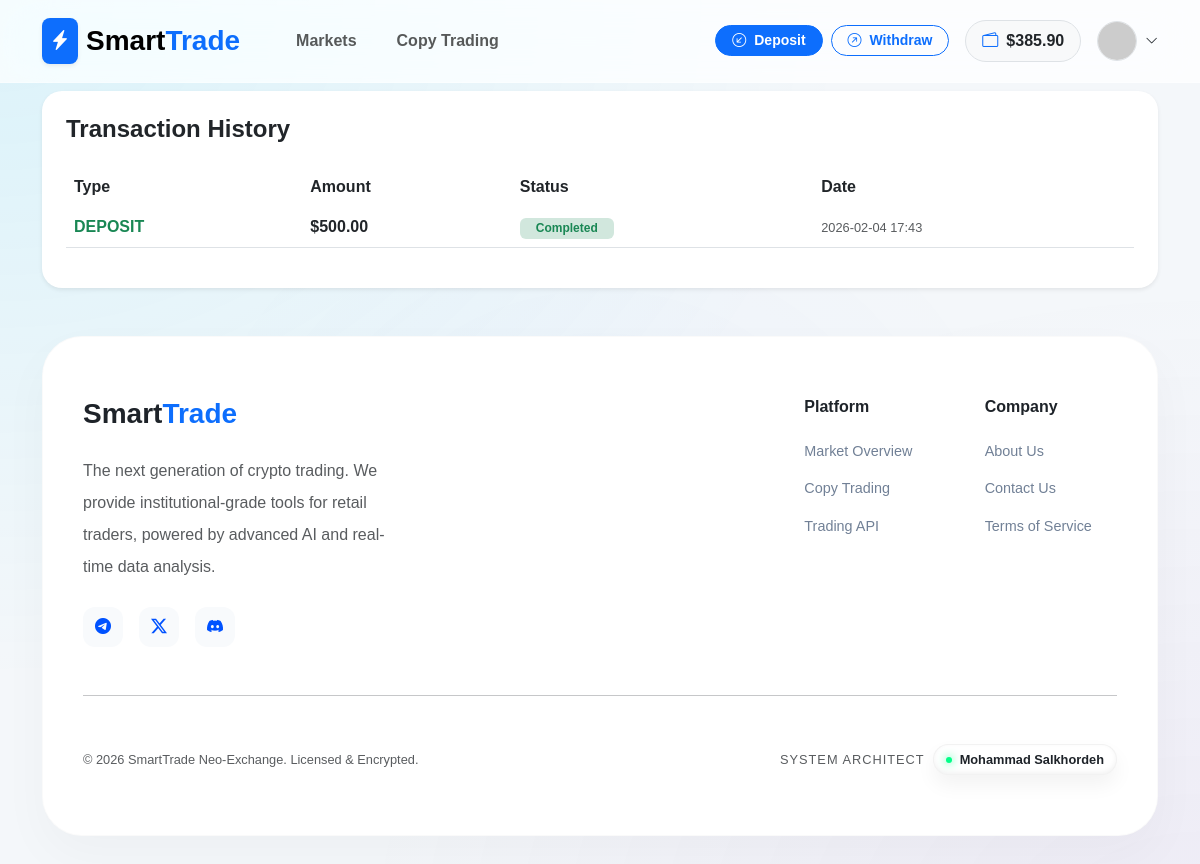
Before: /transactions/history/ (signed in) with the older database file.
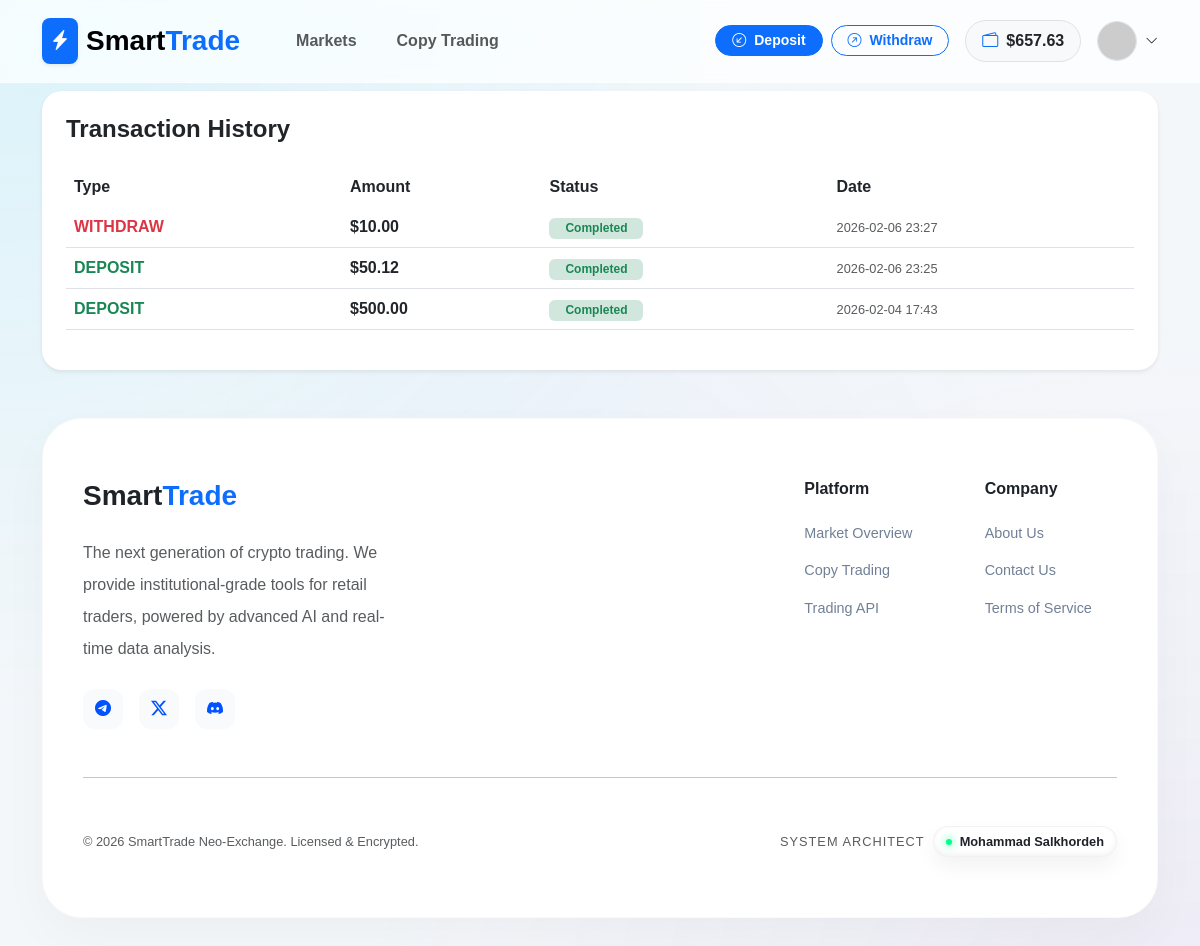
After: the same page with the newer database file.
### apps/accounts/models.py (models this page shows, shortened)
class User(AbstractUser):
    email = models.EmailField(unique=True, verbose_name="Email Address")
    balance = models.DecimalField(
        max_digits=20,
        decimal_places=2,
        default=0.00,
        verbose_name="Total Balance (USDT)"
    )
    wallet_address = models.CharField(
        max_length=255,
        blank=True,
        null=True,
        verbose_name="User Wallet Address"
    )
    is_verified = models.BooleanField(default=True)
    referred_by = models.ForeignKey('self', on_delete=models.SET_NULL, null=True, blank=True)
    referral_code = models.CharField(max_length=10, unique=True, blank=True)
    USERNAME_FIELD = 'email'
    REQUIRED_FIELDS = ['username']
    class Meta:
        verbose_name = 'User'
        verbose_name_plural = 'Users'

### apps/transactions/models.py (models this page shows, shortened)
class Transaction(models.Model):
    TRANSACTION_TYPES = (
        ('deposit', 'Deposit'),
        ('withdraw', 'Withdraw'),
    )
    STATUS_CHOICES = (
        ('pending', 'Pending'),
        ('approved', 'Approved'),
        ('rejected', 'Rejected'),
    )
    user = models.ForeignKey(settings.AUTH_USER_MODEL, on_delete=models.CASCADE)
    tx_type = models.CharField(max_length=10, choices=TRANSACTION_TYPES)
    amount = models.DecimalField(max_digits=20, decimal_places=2)
    currency = models.CharField(max_length=10, default='USDT') # معمولاً تتر استفاده میشه
    tx_hash = models.CharField(max_length=255)
    status = models.CharField(max_length=10, choices=STATUS_CHOICES, default='pending')
    created_at = models.DateTimeField(auto_now_add=True)
    updated_at = models.DateTimeField(auto_now=True)

### apps/transactions/views.py (the view)
# urls.py: path('history/', views.transaction_history, name='history'),
@login_required
def transaction_history(request):
    transactions = Transaction.objects.filter(user=request.user).order_by('-created_at')
    return render(request, 'transactions/history.html', {
        'transactions': transactions,
        'page_title': 'Transaction History'
    })

### apps/accounts/views.py (called while the page is built)
def user_notifications(request):
    if request.user.is_authenticated:
        return {
            'unread_notifications': request.user.notifications.filter(is_read=False).order_by('-created_at')
        }
    return {}

### templates/transactions/history.html
{% extends 'base.html' %}
{% block content %}
<div class="card border-0 shadow-sm" style="border-radius: 20px;">
    <div class="card-body p-4">
        <h4 class="fw-bold mb-4">Transaction History</h4>
        <div class="table-responsive">
            <table class="table table-hover align-middle">
                <thead class="bg-light">
                    <tr>
                        <th class="border-0">Type</th>
                        <th class="border-0">Amount</th>
                        <th class="border-0">Status</th>
                        <th class="border-0">Date</th>
                    </tr>
                </thead>
                <tbody>
                    {% for tx in transactions %}
                    <tr>
                        <td>
                            <span class="fw-bold {% if tx.tx_type == 'deposit' %}text-success{% else %}text-danger{% endif %}">
                                {{ tx.tx_type|upper }}
                            </span>
                        </td>
                        <td class="fw-bold">${{ tx.amount }}</td>
                        <td>
                            {% if tx.status == 'approved' %}
                                <span class="badge bg-success-subtle text-success px-3">Completed</span>
                            {% elif tx.status == 'pending' %}
                                <span class="badge bg-warning-subtle text-warning px-3">Pending</span>
                            {% else %}
                                <span class="badge bg-danger-subtle text-danger px-3">Rejected</span>
                            {% endif %}
                        </td>
                        <td class="text-muted small">{{ tx.created_at|date:"Y-m-d H:i" }}</td>
                    </tr>
                    {% empty %}
                    <tr>
                        <td colspan="4" class="text-center py-5 text-muted">No transactions recorded yet.</td>
                    </tr>
                    {% endfor %}
                </tbody>
            </table>
        </div>
    </div>
</div>
{% endblock %}

### templates/base.html (shortened to what the changed rows need)
<!DOCTYPE html>
<html lang="en">
<head>
    <link href="https://cdn.jsdelivr.net/npm/bootstrap@5.3.0/dist/css/bootstrap.min.css" rel="stylesheet">
    <link rel="stylesheet" href="https://cdn.jsdelivr.net/npm/bootstrap-icons@1.11.0/font/bootstrap-icons.css">
    <link href="https://cdn.jsdelivr.net/gh/rastikerdar/vazirmatn@v33.003/Vazirmatn-font-face.css" rel="stylesheet">
    <link rel="stylesheet" href="https://cdnjs.cloudflare.com/ajax/libs/animate.css/4.1.1/animate.min.css"/>
</head>
<body>
<nav class="navbar navbar-expand-lg sticky-top d-none d-lg-block">
    <div class="container">
        <div class="collapse navbar-collapse">
            <div class="ms-auto d-flex align-items-center gap-3">
                {% if user.is_authenticated %}
                    <div class="d-none d-xl-flex gap-2">
                        <a href="{% url 'transactions:deposit' %}" class="btn btn-sm btn-primary rounded-pill px-3 fw-bold">
                            <i class="bi bi-arrow-down-left-circle me-1"></i> Deposit
                        </a>
                        <a href="{% url 'transactions:withdraw' %}" class="btn btn-sm btn-outline-primary rounded-pill px-3 fw-bold">
                            <i class="bi bi-arrow-up-right-circle me-1"></i> Withdraw
                        </a>
                    </div>
                    <div class="bg-light px-3 py-2 rounded-pill fw-bold border d-flex align-items-center">
                        <i class="bi bi-wallet2 text-primary me-2"></i>
                        <span class="text-dark">${{ user.balance|floatformat:2 }}</span>
                    </div>
                    <div class="dropdown">
                        <div class="d-flex align-items-center gap-2" data-bs-toggle="dropdown" style="cursor:pointer">
                            <img src="https://ui-avatars.com/api/?name={{ user.username }}&background=0052FF&color=fff&bold=true" class="rounded-circle border" width="40" height="40">
                            <i class="bi bi-chevron-down small"></i>
                        </div>
                    </div>
                {% else %}
                    <a href="{% url 'accounts:login' %}" class="btn fw-bold px-4">Login</a>
                    <a href="{% url 'accounts:register' %}" class="btn btn-primary rounded-pill px-4 fw-bold shadow-sm">Join Now</a>
                {% endif %}
            </div>
        </div>
    </div>
</nav>
<div class="container mt-2 animate__animated animate__fadeIn">
    {% block content %}{% endblock %}
</div>
</body>
</html>

Changed rows visible on the page:
changed User: balance "385.90" → "657.63"
added Transaction: tx_type "WITHDRAW", amount "10.00", status "Completed", created_at "2026-02-06 23:27"
added Transaction: tx_type "DEPOSIT", amount "50.12", status "Completed", created_at "2026-02-06 23:25"
